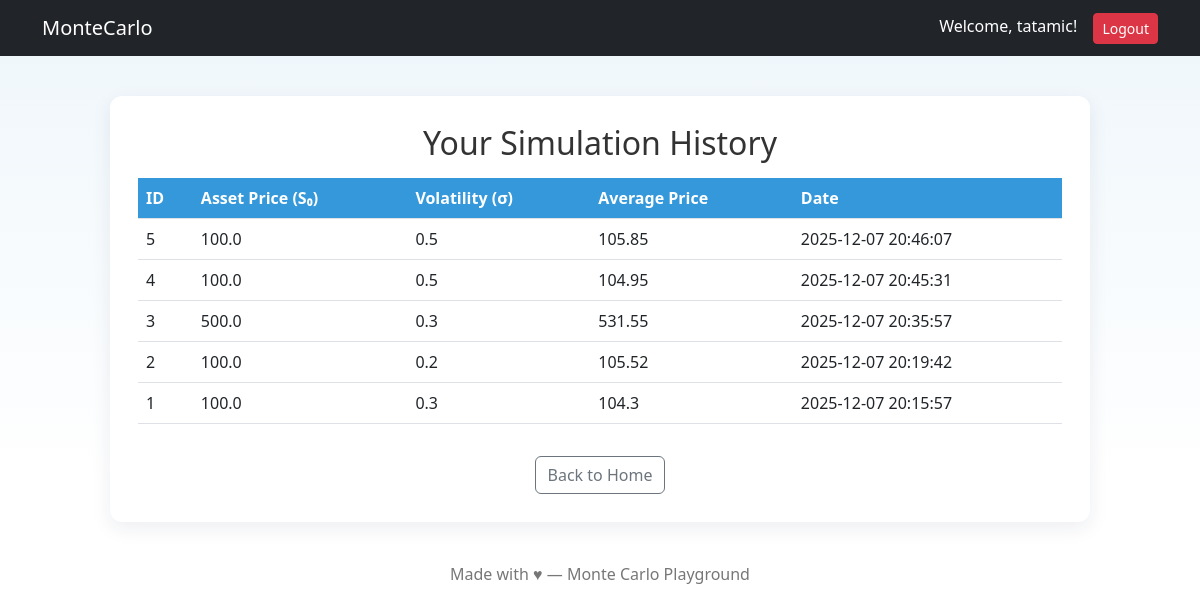
The page /history (signed in) on the database its author committed.
### models.py (models this page shows, shortened)
class User(db.Model, UserMixin):
    id = db.Column(db.Integer, primary_key=True)
    username = db.Column(db.String(20), unique=True, nullable=False)
    email = db.Column(db.String(120), unique=True, nullable=False)
    password_hash = db.Column(db.String(128), nullable=False)

class Simulation(db.Model):
    id = db.Column(db.Integer, primary_key=True)
    user_id = db.Column(db.Integer, db.ForeignKey('user.id'), nullable=False)
    s0 = db.Column(db.Float, nullable=False)
    sigma = db.Column(db.Float, nullable=False)
    average_price = db.Column(db.Float, nullable=False)
    timestamp = db.Column(db.DateTime, default=db.func.now())
    user = db.relationship('User', backref='simulations')

### routes.py (the view)
    @app.route("/history")
    @login_required
    def history():
        sims = Simulation.query.filter_by(user_id=current_user.id).order_by(Simulation.id.desc()).all()
        return render_template("history.html", simulations=sims)

### app.py (called while the page is built)
def create_app():
    app = Flask(__name__)
    app.config['SECRET_KEY'] = 'supersecretkeychangeit'
    app.config['SQLALCHEMY_DATABASE_URI'] = 'sqlite:///site.db'
    db.init_app(app)
    login_manager.init_app(app)
    bcrypt.init_app(app)
    login_manager.login_view = 'login'
    login_manager.login_message_category = 'info'
    from models import User
    @login_manager.user_loader
    def load_user(user_id):
        return User.query.get(int(user_id))
    with app.app_context():
        db.create_all()
    from routes import init_routes
    init_routes(app)
    return app

### templates/history.html
{% extends "base.html" %}
{% block content %}
    <h2 class="mb-3 text-center">Your Simulation History</h2>
    <div class="table-responsive">
        <table class="table align-middle">
            <thead>
                <tr>
                    <th>ID</th>
                    <th>Asset Price (S₀)</th>
                    <th>Volatility (σ)</th>
                    <th>Average Price</th>
                    <th>Date</th>
                </tr>
            </thead>
            <tbody>
            {% for sim in simulations %}
                <tr>
                    <td>{{ sim.id }}</td>
                    <td>{{ sim.s0 }}</td>
                    <td>{{ sim.sigma }}</td>
                    <td>{{ sim.average_price | round(2) }}</td>
                    <td>{{ sim.timestamp.strftime("%Y-%m-%d %H:%M:%S") }}</td>
                </tr>
            {% endfor %}
            </tbody>
        </table>
    </div>
    <div class="text-center mt-3">
        <a class="btn btn-outline-secondary" href="{{ url_for('home') }}">Back to Home</a>
    </div>
{% endblock %}

### templates/base.html (shortened to what this page needs)
<!DOCTYPE html>
<html>
<head>
    <link rel="stylesheet" href="https://cdn.jsdelivr.net/npm/bootstrap@5.3.0/dist/css/bootstrap.min.css">
    <link rel="stylesheet" href="{{ url_for('static', filename='css/style.css') }}">
</head>
<body>
    <nav class="navbar navbar-dark bg-dark px-3">
        <div class="container">
            <a class="navbar-brand" href="/">MonteCarlo</a>
            <div>
                {% if current_user.is_authenticated %}
                    <span class="nav-welcome">Welcome, {{ current_user.username }}!</span>
                    <a class="btn btn-sm btn-danger" href="/logout">Logout</a>
                {% else %}
                    <a class="btn btn-sm btn-light" href="/login">Login</a>
                    <a class="btn btn-sm btn-warning" href="/register">Register</a>
                {% endif %}
            </div>
        </div>
    </nav>
    <main class="main-container">
        <div class="site-card">
            {% block content %}{% endblock %}
        </div>
    </main>
    <div class="footer">Made with ♥ — Monte Carlo Playground</div>
</body>
</html>

### static/css/style.css (style rules this page uses)
:root { --accent: #3498db; --accent-2: #2ecc71; --bg-1: #f3f7fb; }
html,body { height:100%; }
body { background: linear-gradient(180deg, #eef6fb 0%, #ffffff 60%); font-family: 'Segoe UI', Roboto, 'Helvetica Neue', Arial, sans-serif; color: #333; }
.main-container { max-width: 980px; margin: 40px auto; }
.site-card { background: #fff; border-radius: 12px; box-shadow: 0 6px 20px rgba(20,40,80,0.08); padding: 28px; }
.table thead th { background:var(--accent); color:#fff }
.nav-welcome { color:#fff; margin-right:12px }
.footer { margin:40px 0 20px; text-align:center; color:#777 }

### rows shown on the page
User: username "tatamic"
Simulation: id "5", s0 "100.0", sigma "0.5", average_price "105.85", timestamp "2025-12-07 20:46:07"
Simulation: id "4", s0 "100.0", sigma "0.5", average_price "104.95", timestamp "2025-12-07 20:45:31"
Simulation: id "3", s0 "500.0", sigma "0.3", average_price "531.55", timestamp "2025-12-07 20:35:57"
Simulation: id "2", s0 "100.0", sigma "0.2", average_price "105.52", timestamp "2025-12-07 20:19:42"
Simulation: id "1", s0 "100.0", sigma "0.3", average_price "104.3", timestamp "2025-12-07 20:15:57"
